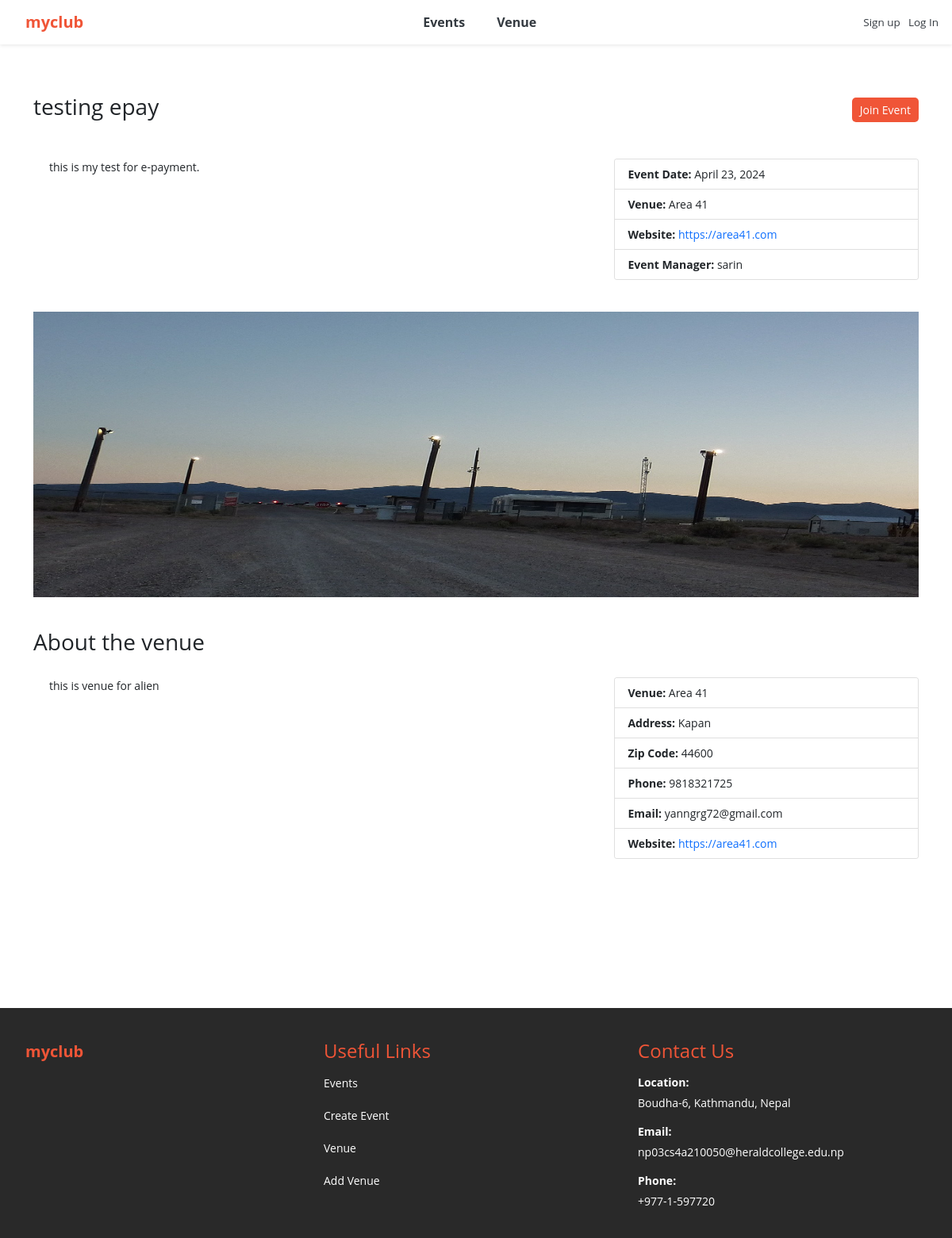
Screenshot of /show_event/37 with the database file from the repository.
### events/models.py (models this page shows, shortened)
class Event(models.Model):
	name = models.CharField('Event Name', max_length=120)
	event_date = models.DateField('Event Date', blank=False)
	venue = models.ForeignKey(Venue, blank=True, null=True, on_delete=models.CASCADE)
	manager = models.ForeignKey(User, blank=True, null=True, on_delete=models.SET_NULL)
	description = models.TextField(blank=True)
	attendees = models.ManyToManyField(MyClubUser, blank=True)
	registration_fee = models.IntegerField('Registration Fee', default=0)
	def __str__(self):
		return self.name
	class Meta:
		ordering = ['-event_date']

class Venue(models.Model):
	name = models.CharField('Venue Name', max_length=120)
	address = models.CharField(max_length=300)
	zip_code = models.CharField('Zip Code', max_length=15)
	phone = models.CharField('Contact Phone', max_length=25, blank=True)
	web = models.URLField('Website Address', blank=True)
	email_address = models.EmailField('Email Address', blank=True)
	owner = models.IntegerField("Venue Owner", blank=False, default=1)
	venue_description = models.TextField(blank=True)
	venue_image = models.ImageField(null=True, blank=True, upload_to="images/")
	def __str__(self):
		return self.name
	class Meta:
		ordering = ['name']

### events/views.py (the view)
# urls.py: path('show_event/<int:event_id>', views.show_event, name='show-event'),
def show_event(request, event_id):
	event = get_object_or_404(Event, pk=event_id)
	uuid_val = uuid.uuid4()
	secret_key = "8gBm/:&EnhH.1/q"
	data_to_sign = f"total_amount={event.registration_fee},transaction_uuid={uuid_val},product_code=EPAYTEST"
	signature = genSha256(secret_key, data_to_sign)
	return render(request, 'events/show_event.html', {'event': event, 'signature': signature, 'transaction_uuid': uuid_val})

### events/views.py (called while the page is built)
def genSha256(key, message):
	key = key.encode('utf-8')
	message = message.encode('utf-8')
	hmac_sha256 = hmac.new(key, message, hashlib.sha256)
	digest = hmac_sha256.digest()
	signature = base64.b64encode(digest).decode('utf-8')
	return signature

### events/templates/events/show_event.html (shortened to what this page needs)
{% extends 'events/base.html' %}
{% block content %}
<br>
<div class="venue-details">
	<nav class="custom-nav">
		<div>
			<h3>{{ event }}</h3>
		</div>
		{% if user.is_authenticated %}
			<form action="https://rc-epay.esewa.com.np/api/epay/main/v2/form" method="POST">
		        <input type="text" id="amount" name="amount" value="{{ event.registration_fee }}" required>
		        <input type="text" id="tax_amount" name="tax_amount" value ="0" required>
		        <input type="text" id="total_amount" name="total_amount" value="{{ event.registration_fee }}" required>
		        <input type="text" id="transaction_uuid" name="transaction_uuid" value="{{ transaction_uuid }}" required>
		        <input type="text" id="product_code" name="product_code" value ="EPAYTEST" required>
		        <input type="text" id="product_service_charge" name="product_service_charge" value="0" required>
		        <input type="text" id="product_delivery_charge" name="product_delivery_charge" value="0" required>
		        <input type="text" id="success_url" name="success_url" value="http://localhost:8000/" required>
		        <input type="text" id="failure_url" name="failure_url" value="http://localhost:8000/" required>
		        <input type="text" id="signed_field_names" name="signed_field_names" value="total_amount,transaction_uuid,product_code" required>
		        <input type="text" id="signature" name="signature" value="{{ signature }}" required>
		        <input value="Submit" type="submit">
		    </form>
		{% else %}
			<div>
				<a class="d-flex" href="{% url 'login' %}" style="text-decoration: none;">
		          	<button class="btn btn-sm btn-custom">Join Event</button>
		        </a>
			</div>
		{% endif %}
	</nav>
    <div class="flex-container">
	    <div class="description">
	    {% if event.description %}
	        <p>{{ event.description }}</p>
	    {% endif %}
	    </div>
	    <div class="card car">
	    	<ul class="list-group list-group-flush">
		        {% if event.event_date %}
		            <li class="list-group-item"><strong>Event Date:</strong> {{ event.event_date }}</li>
		        {% endif %}
		        {% if event.venue %}
		            <li class="list-group-item"><strong>Venue:</strong> {{ event.venue }}</li>
		        {% endif %}
		        {% if event.venue.web %}
		            <li class="list-group-item"><strong>Website:</strong> <a href="{{ event.venue.web }}" target="_blank" style="text-decoration: none;">{{ event.venue.web }}</a></li>
		        {% endif %}
		        {% if event.manager %}
		            <li class="list-group-item"><strong>Event Manager:</strong> {{ event.manager }}</li>
		        {% endif %}
		    </ul>
		</div>
	</div>
    {% if event.venue.venue_image %}
        <div class="venue-image-container">
            <img src="{{ event.venue.venue_image.url }}" alt="" class="venue-image">
        </div>
    {% endif %}
    <h3>About the venue</h3>
    <div class="flex-container">
	    <div class="description">
	    {% if event.venue.venue_description %}
	        <p>{{ event.venue.venue_description }}</p>
	    {% endif %}
	    </div>
	    <div class="card car">
	    	<ul class="list-group list-group-flush">
	    		{% if event.venue %}
		            <li class="list-group-item"><strong>Venue:</strong> {{ event.venue }}</li>
		        {% endif %}
		        {% if event.venue.address %}
		            <li class="list-group-item"><strong>Address:</strong> {{ event.venue.address }}</li>
		        {% endif %}
		        {% if event.venue.zip_code %}
		            <li class="list-group-item"><strong>Zip Code:</strong> {{ event.venue.zip_code }}</li>
		        {% endif %}
		        {% if event.venue.phone %}
		            <li class="list-group-item"><strong>Phone:</strong> {{ event.venue.phone }}</li>
		        {% endif %}
		        {% if event.venue.email_address %}
		            <li class="list-group-item"><strong>Email:</strong> {{ event.venue.email_address }}</li>
		        {% endif %}
		        {% if event.venue.web %}
		            <li class="list-group-item"><strong>Website:</strong> <a href="{{ event.venue.web }}" target="_blank" style="text-decoration: none;">{{ event.venue.web }}</a></li>
		        {% endif %}
		    </ul>
		</div>
	</div>
</div>
<br><br><br>
{% endblock %}

### events/templates/events/base.html (style rules this page uses)
body { font-size: 14px; font-weight: 400; font-family: "Open Sans", sans-serif; background: #FFFFFF; }
.custom-nav { display: flex; justify-content: space-between; align-items: center; padding-top: 20px; padding-bottom: 20px; background-color: #FFFFFF; }
.d-flex { padding-right: 0px; }
.btn-custom { font-size: 14px; color: #FFFFFF; background-color: #f05537; cursor: pointer; padding: 5px 10px; text-decoration: none; border: none; border-radius: 5px; }
.venue-details { margin: 0 auto; padding-top: 0px; background-color: #FFFFFF; border-radius: 8px; }
.venue-image-container { position: relative; max-width: 100%; overflow: hidden; border-radius: 8px; margin-bottom: 20px; }
.venue-image { padding-top: 20px; padding-bottom: 20px; width: 100%; height: 400px; display: block; }
.flex-container { display: flex; justify-content: space-between; padding-top: 20px; padding-left: 20px; padding-right: 0px; padding-bottom: 20px; }
.description { text-align: justify; padding-right: 20px; flex-basis: 63%; }
.car { flex-basis: 35%; }

### events/templates/events/navbar.html (style rules this page uses)
:root { --bs-primary: #f05537; --bs-orange: #d1410c; }

### rows the page displays
Event: name "testing epay", description "this is my test for e-payment.", event_date "April 23, 2024", venue "Area 41", venue.web "https://area41.com", manager "sarin", venue.venue_image (picture), venue.venue_description "this is venue for alien", venue.address "Kapan", venue.zip_code "44600", venue.phone "9818321725", venue.email_address "yanngrg72@gmail.com"
